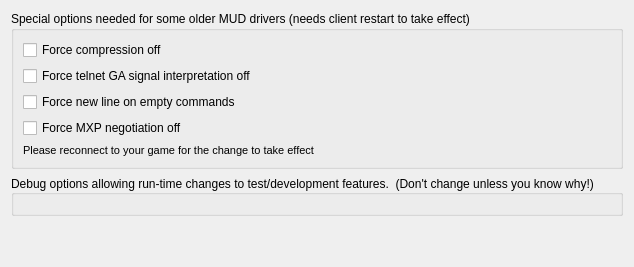
     <widget class="QWidget" name="tab_Special_options">
      <attribute name="title">
       <string>Special options</string>
      </attribute>
      <layout class="QGridLayout" name="gridLayout_7">
       <item row="2" column="0">
        <spacer name="verticalSpacer_Special_options">
         <property name="orientation">
          <enum>Qt::Vertical</enum>
         </property>
         <property name="sizeType">
          <enum>QSizePolicy::Maximum</enum>
         </property>
         <property name="sizeHint" stdset="0">
          <size>
           <width>20</width>
           <height>40</height>
          </size>
         </property>
        </spacer>
       </item>
       <item row="0" column="0">
        <widget class="QGroupBox" name="groupBox_Special_options">
         <property name="title">
          <string>Special options needed for some older MUD drivers (needs client restart to take effect)</string>
         </property>
         <layout class="QVBoxLayout" name="verticalLayout_Special_options">
          <item>
           <widget class="QCheckBox" name="mFORCE_MCCP_OFF">
            <property name="text">
             <string>Force compression off</string>
            </property>
           </widget>
          </item>
          <item>
           <widget class="QCheckBox" name="mFORCE_GA_OFF">
            <property name="text">
             <string>Force telnet GA signal interpretation off</string>
            </property>
           </widget>
          </item>
          <item>
           <widget class="QCheckBox" name="checkBox_mUSE_FORCE_LF_AFTER_PROMPT">
            <property name="toolTip">
             <string>This option adds a line line break &lt;LF&gt; or &quot;
&quot; to your command input on empty commands. This option will rarely be necessary.</string>
            </property>
            <property name="text">
             <string>Force new line on empty commands</string>
            </property>
           </widget>
          </item>
          <item>
           <widget class="QCheckBox" name="mFORCE_MXP_NEGOTIATION_OFF">
            <property name="text">
             <string>Force MXP negotiation off</string>
            </property>
           </widget>
          </item>
          <item>
           <widget class="QLabel" name="need_reconnect_for_specialoption">
            <property name="enabled">
             <bool>true</bool>
            </property>
            <property name="font">
             <font>
              <pointsize>8</pointsize>
             </font>
            </property>
            <property name="mouseTracking">
             <bool>false</bool>
            </property>
            <property name="text">
             <string>Please reconnect to your game for the change to take effect</string>
            </property>
            <property name="textFormat">
             <enum>Qt::AutoText</enum>
            </property>
            <property name="wordWrap">
             <bool>true</bool>
            </property>
           </widget>
          </item>
         </layout>
        </widget>
       </item>
       <item row="1" column="0">
        <widget class="QGroupBox" name="groupBox_Debug">
         <property name="enabled">
          <bool>true</bool>
         </property>
         <property name="sizePolicy">
          <sizepolicy hsizetype="Preferred" vsizetype="Preferred">
           <horstretch>0</horstretch>
           <verstretch>0</verstretch>
          </sizepolicy>
         </property>
         <property name="minimumSize">
          <size>
           <width>0</width>
           <height>0</height>
          </size>
         </property>
         <property name="title">
          <string>Debug options allowing run-time changes to test/development features.  (Don't change unless you know why!)</string>
         </property>
         <property name="alignment">
          <set>Qt::AlignLeading|Qt::AlignLeft|Qt::AlignVCenter</set>
         </property>
         <layout class="QVBoxLayout" name="verticalLayout_debug"/>
        </widget>
       </item>
      </layout>
     </widget>
